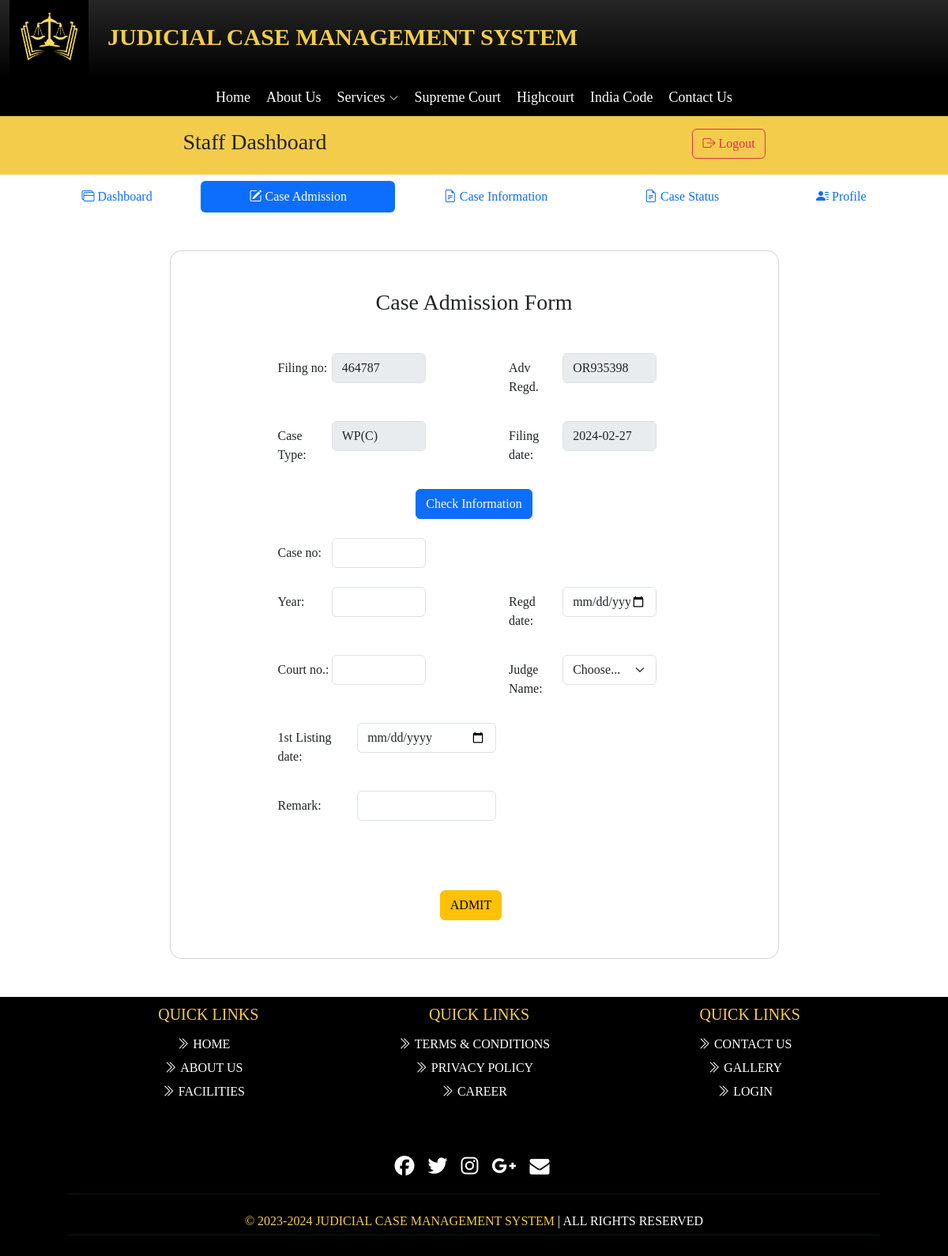
Screenshot of /Staff/admission.php?fno=464787 (signed in) with the database file from the repository.
### tables this page shows
CREATE TABLE `casefiling` (
  `slno` int(11) NOT NULL,
  `filingno` int(20) NOT NULL,
  `state` varchar(20) NOT NULL,
  `court` varchar(100) NOT NULL,
  `casetype` varchar(15) NOT NULL,
  `date` date NOT NULL,
  `pname` varchar(50) NOT NULL,
  `pgname` varchar(50) NOT NULL,
  `page` int(10) NOT NULL,
  `pgender` varchar(15) NOT NULL,
  `pnation` varchar(20) NOT NULL,
  `pcaste` varchar(10) NOT NULL,
  `pemail` varchar(50) NOT NULL,
  `pphn` bigint(12) NOT NULL,
  `padd` varchar(70) NOT NULL,
  `pcity` varchar(20) NOT NULL,
  `pstate` varchar(20) NOT NULL,
  `ppin` int(6) NOT NULL,
  `rname` varchar(50) NOT NULL,
  `rgname` varchar(50) NOT NULL,
  `rage` int(5) NOT NULL,
  `rgender` varchar(6) NOT NULL,
  `rnation` varchar(20) NOT NULL,
  `rcaste` varchar(25) NOT NULL,
  `radd` varchar(70) NOT NULL,
  `rcity` varchar(20) NOT NULL,
  `rstate` varchar(20) NOT NULL,
  `rpin` int(6) NOT NULL,
  `advno` varchar(30) NOT NULL,
  `advname` varchar(50) NOT NULL,
  `r_advname` varchar(50) DEFAULT NULL,
  `r_advno` varchar(10) DEFAULT NULL,
  `fact` text NOT NULL,
  `act` varchar(100) NOT NULL,
  `section` varchar(100) NOT NULL,
  `file` varchar(100) NOT NULL,
  `sts` varchar(11) NOT NULL,
  `judgement` text DEFAULT NULL,
  `verify` int(1) NOT NULL DEFAULT 0
);

### Staff/admission.php (the view, shortened to what this page needs)
<?php
$f = $_GET['fno'];
include '../dbcon.php';
include 'head.php';
include 's_nav.php';
try {
    $sql = "SELECT * FROM `casefiling` WHERE `filingno`='$f'";
    $run = mysqli_query($con, $sql);
    if (mysqli_num_rows($run) > 0) {
        while ($row = mysqli_fetch_assoc($run)) {
            $filingno = $row['filingno'];
            $casetype = $row['casetype'];
            $date = $row['date'];
            $advno = $row['advno'];
        }
    } else {
        echo "Records not available";
        exit();
    }
} catch (\Throwable $th) {
    echo "Error to Found data";
}
?>
<!DOCTYPE html>
<html lang="en">
<head>
</head>
<body>
    <section class="gradient-custom">
        <div class="container py-5 h-100">
            <div class="row justify-content-center align-items-center h-100">
                <div class="col-12 col-lg-9 col-xl-9">
                    <div class="card shadow-2-strong card-registration" style="border-radius: 15px;">
                        <div class="card-body p-4 p-md-5">
                            <h3 class="mb-4 pb-2 pb-md-0 mb-md-5" style="text-align: center;">Case Admission Form</h3>
                            <form action="#" method="POST">
                                <div class="row">
                                    <div class="col-md-6 mb-4">
                                        <div class="row">
                                            <label class="col-sm-4 col-form-label">Filing no:</label>
                                            <div class="col-sm-7">
                                                <input type="text" class="form-control" value="<?php echo $filingno; ?>" disabled readonly>
                                            </div>
                                        </div>
                                    </div>
                                    <div class="col-md-6 mb-4">
                                        <div class="row">
                                            <label class="col-sm-4 col-form-label">Adv Regd.</label>
                                            <div class="col-sm-7">
                                                <input type="text" class="form-control" value="<?php echo $advno; ?>" disabled readonly>
                                            </div>
                                        </div>
                                    </div>
                                    <div class="col-md-6 mb-4">
                                        <div class="row">
                                            <label class="col-sm-4 col-form-label">Case Type:</label>
                                            <div class="col-sm-7">
                                                <input type="text" class="form-control" value="<?php echo $casetype; ?>" disabled readonly>
                                            </div>
                                        </div>
                                    </div>
                                    <div class="col-md-6 mb-4">
                                        <div class="row">
                                            <label class="col-sm-4 col-form-label">Filing
                                                date:</label>
                                            <div class="col-sm-7">
                                                <input type="disabled" class="form-control" value="<?php echo $date; ?>" disabled readonly>
                                            </div>
                                        </div>
                                    </div>
                                </div>
                                <div class="container text-center mb-4">
                                    <a href="caseinfo.php?$fno=<?php $filingno; ?>" class="btn btn-primary">Check
                                        Information</a>
                                </div>
                                <div class="row">
                                    <div class="col-md-6 mb-4">
                                        <div class="row">
                                            <label class="col-sm-4 col-form-label">Case no:</label>
                                            <div class="col-sm-7">
                                                <input type="text" class="form-control" name="caseno">
                                            </div>
                                        </div>
                                    </div>
                                </div>
                                <div class="row">
                                    <div class="col-md-6 mb-4">
                                        <div class="row">
                                            <label class="col-sm-4 col-form-label">Year:</label>
                                            <div class="col-sm-7">
                                                <input type="text" class="form-control" name="caseyear">
                                            </div>
                                        </div>
                                    </div>
                                    <div class="col-md-6 mb-4">
                                        <div class="row">
                                            <label class="col-sm-4 col-form-label">Regd date:</label>
                                            <div class="col-sm-7">
                                                <input type="date" class="form-control" name="rdate">
                                            </div>
                                        </div>
                                    </div>
                                    <div class="col-md-6 mb-4">
                                        <div class="row">
                                            <label class="col-sm-4 col-form-label">Court no.:</label>
                                            <div class="col-sm-7">
                                                <input type="number" class="form-control" name="courtno">
                                            </div>
                                        </div>
                                    </div>
                                    <div class="col-md-6 mb-4">
                                        <div class="row">
                                            <label class="col-sm-4 col-form-label">Judge
                                                Name:</label>
                                            <div class="col-sm-7">
                                                <select class="form-select" name="judge">
                                                    <option selected>Choose...</option>
                                                </select>
                                            </div>
                                        </div>
                                    </div>
                                </div>
                                <div class="row">
                                    <div class="col-md-8 mb-4">
                                        <div class="row">
                                            <label class="col-sm-4 col-form-label">1st Listing
                                                date:</label>
                                            <div class="col-sm-7">
                                                <input type="date" class="form-control" name="fdate">
                                            </div>
                                        </div>
                                    </div>
                                </div>
                                <div class="row">
                                    <div class="col-md-8 mb-4">
                                        <div class="row">
                                            <label class="col-sm-4 col-form-label">Remark:</label>
                                            <div class="col-sm-7">
                                                <input type="text" class="form-control" name="remark">
                                            </div>
                                        </div>
                                    </div>
                                </div>
                                <div class="d-grid gap-2 d-md-flex justify-content-md-center">
                                    <button class="btn btn-warning me-md-2" type="submit" name="admit">ADMIT</button>
                                </div>
                            </form>
                        </div>
                    </div>
                </div>
            </div>
        </div>
    </section>
    <?php include 'foot.php' ?>
</body>
</html>

### assets/css/nav.css (style rules this page uses)
body { font-family: Georgia, 'Cambria'; }
*, *::before, *::after { box-sizing: border-box; }
.row { --bs-gutter-x: -5.5rem; }

### Staff/admission.php (style rules this page uses)
.me-md-2 { margin-right: .5rem; margin-top: 4rem; }

### rows the page displays
casefiling: filingno "464787", advno "OR935398", casetype "WP(C)", date "2024-02-27"
